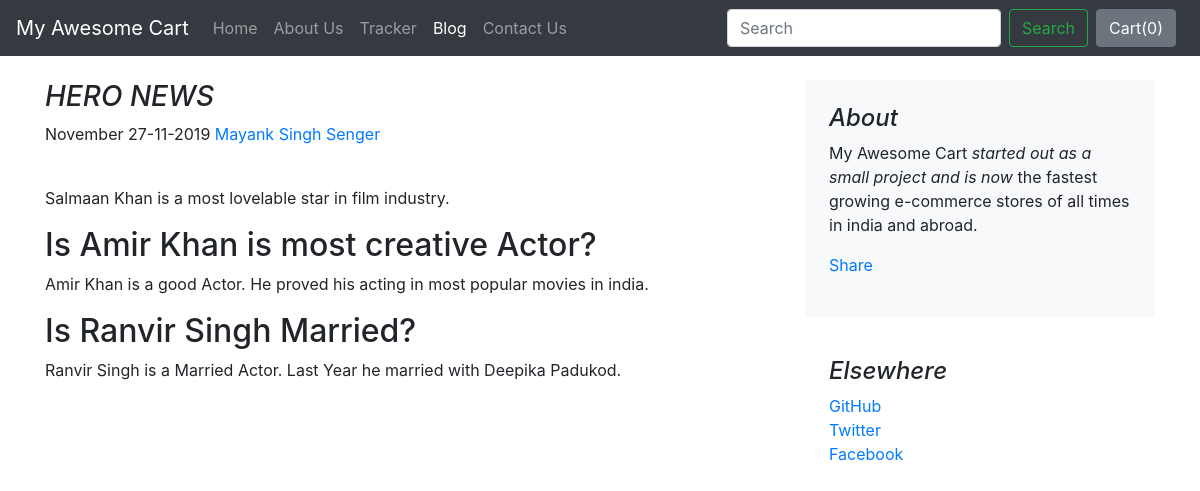
The page /blog/blogpost/1 on the database its author committed.
### blog/models.py (models this page shows)
class Blogpost(models.Model):
    post_id = models.AutoField(primary_key=True)
    title = models.CharField(max_length=50)
    head0 = models.CharField(max_length=500, default="")
    chead0 = models.CharField(max_length=5000, default="")
    head1 = models.CharField(max_length=500, default="")
    chead1 = models.CharField(max_length=5000, default="")
    head2 = models.CharField(max_length=500, default="")
    chead2 = models.CharField(max_length=5000, default="")
    pub_date = models.DateField()
    thumbnail = models.ImageField(upload_to='shop/images', default="")
    def __str__(self):
        return self.title

### blog/views.py (the view)
# urls.py: path("blogpost/<int:id>", views.blogpost, name="blogHome")
def blogpost(request, id):
    post = Blogpost.objects.filter(post_id=id)[0]
    print(post)
    return render(request, 'blog/blogpost.html',
                  {'post': post})

### blog/templates/blog/blogpost.html (shortened to what this page needs)
{% extends 'blog/basic.html' %}
{% block body %}
<div class="container">
    <div class="row mt-4">
        <div class="col-md-8 blog-main">
            <h3 class="font-italic">
                {{post.title}}
            </h3>
            <div class="blog-post">
                <p class="blog-post-meta">November 27-11-2019 <a href="#">Mayank Singh Senger</a></p>
                <br>
                <p>{{post.chead0}}</p>
                <h2>{{post.head1}}</h2>
                <p>{{post.chead1}}</p>
                <h2>{{post.head2}}</h2>
                <p>{{post.chead2}}</p>
            </div>
        </div>
        <aside class="col-md-4 blog-sidebar">
            <div class="p-4 mb-3 bg-light rounded">
                <h4 class="font-italic">About</h4>
                <p class="mb-0">My Awesome Cart <em>started out as a small project and is now</em> the fastest growing
                    e-commerce stores of all times in india and abroad.</p>
                <div class="my-3 fb-share-button" data-href="http://127.0.0.1:8000/blog/blogpost/{{post.post_id}}"
                     data-layout="button_count" data-size="large"><a class="fb-xfbml-parse-ignore"
                                                                     href="https://www.facebook.com/sharer/sharer.php?u=http%3A%2F%2F127.0.0.1%3A8000%2Fblog%2Fblogpost%2F4&amp;src=sdkpreparse"
                                                                     target="_blank">Share</a></div>
            </div>
            <div class="p-4">
                <h4 class="font-italic">Elsewhere</h4>
                <ol class="list-unstyled">
                    <li><a href="#">GitHub</a></li>
                    <li><a href="#">Twitter</a></li>
                    <li><a href="#">Facebook</a></li>
                </ol>
            </div>
        </aside>
    </div>
</div>
{% endblock %}

### rows shown on the page
Blogpost: title "HERO NEWS", chead0 "Salmaan Khan is a most lovelable star in film industry.", head1 "Is Amir Khan is most creative Actor?", chead1 "Amir Khan is a good Actor. He proved his acting in most popular movies in india.", head2 "Is Ranvir Singh Married?", chead2 "Ranvir Singh is a Married Actor. Last Year he married with Deepika Padukod."
